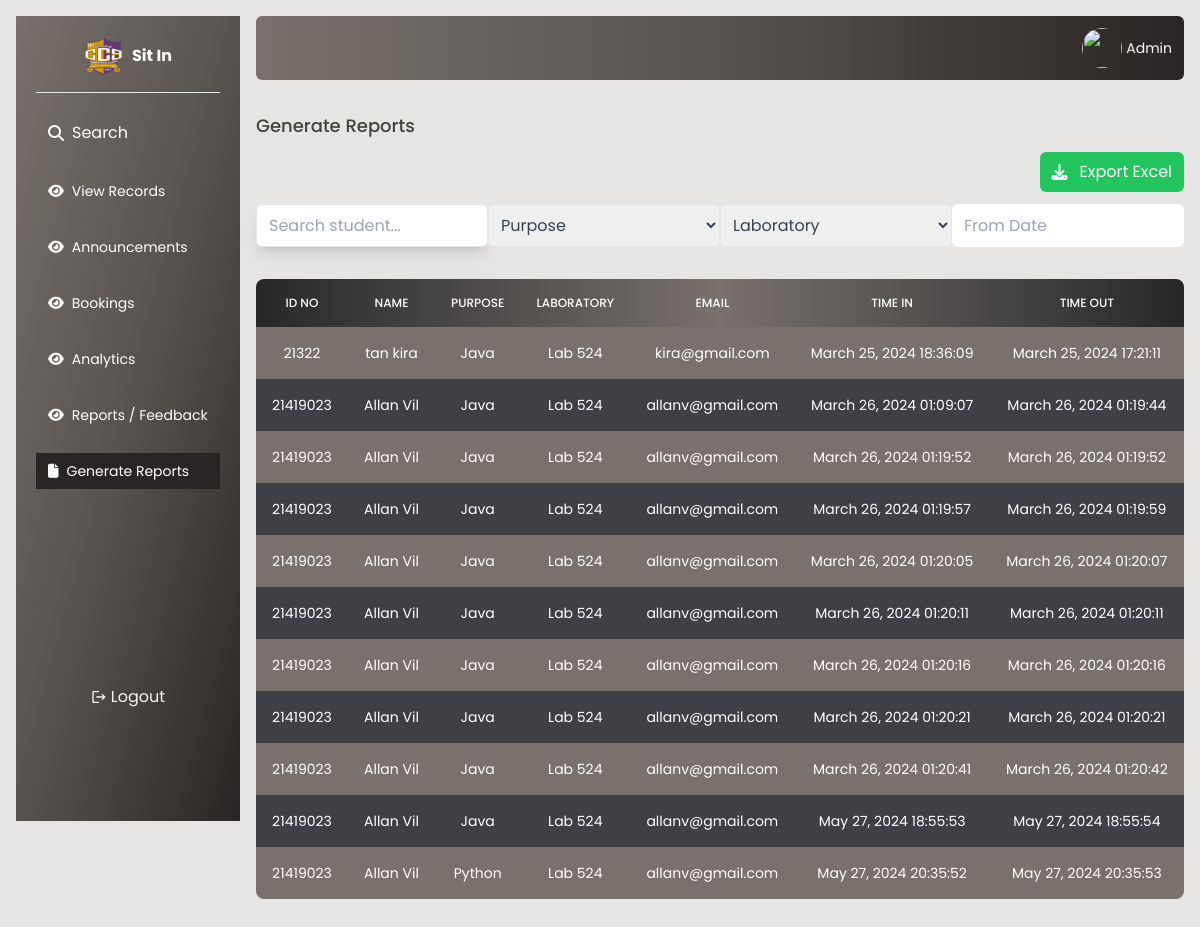
/admin/generate.php (signed in), run on an earlier commit of the app's database.
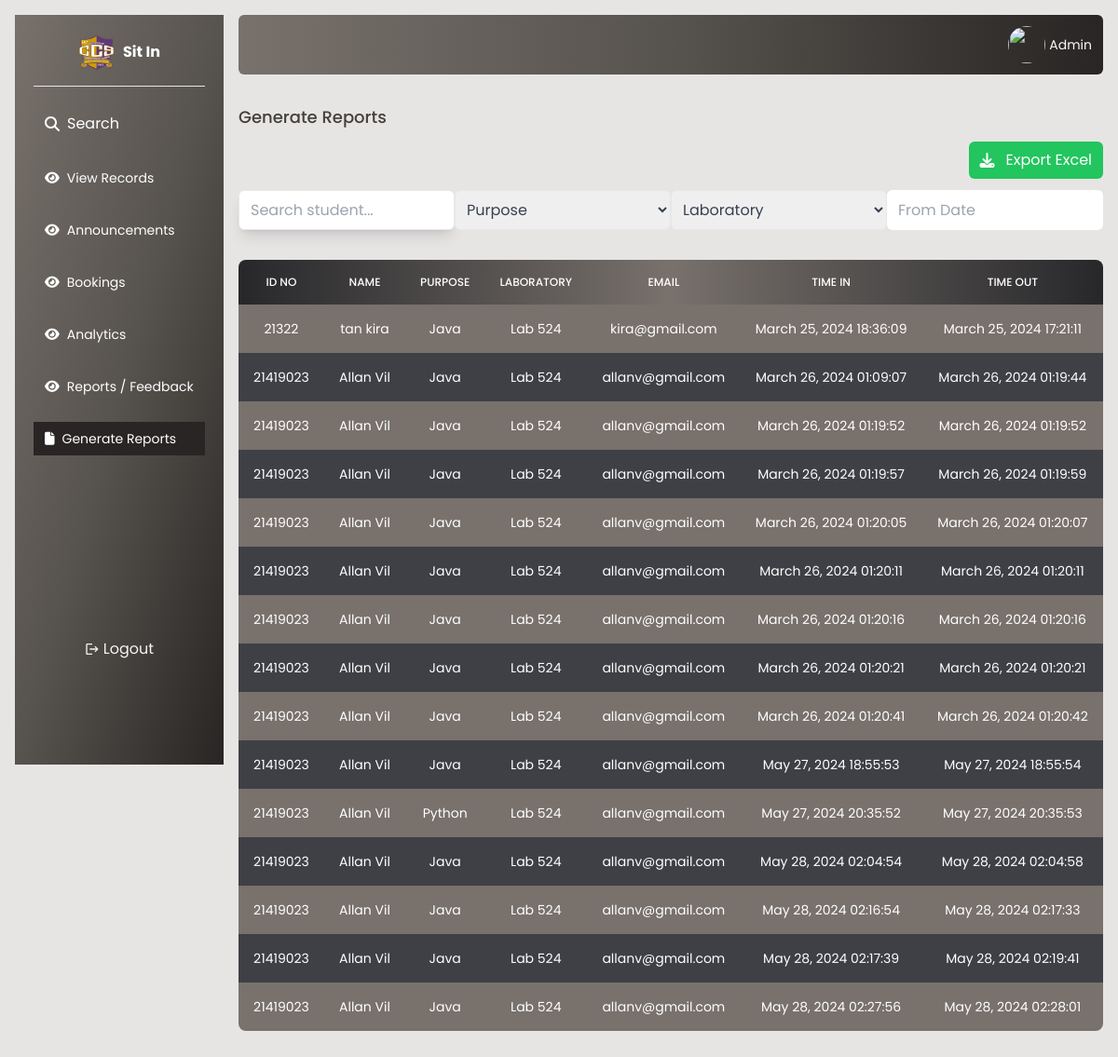
And on a later commit of the database.
### tables this page shows
CREATE TABLE `sessions` (
  `session_id` int(11) NOT NULL,
  `student_id` int(11) NOT NULL,
  `laboratory` varchar(254) NOT NULL,
  `purpose` varchar(254) NOT NULL,
  `time_in` datetime DEFAULT current_timestamp(),
  `time_out` datetime DEFAULT NULL
);

CREATE TABLE `student` (
  `id` int(11) NOT NULL,
  `email` varchar(250) NOT NULL,
  `password` varchar(250) NOT NULL,
  `firstname` varchar(150) NOT NULL,
  `lastname` varchar(150) NOT NULL,
  `middlename` varchar(150) NOT NULL,
  `age` int(150) NOT NULL,
  `gender` varchar(150) NOT NULL,
  `address` varchar(150) NOT NULL,
  `phone` int(150) NOT NULL,
  `idno` int(150) NOT NULL,
  `sessions` int(11) NOT NULL DEFAULT 30
);

### admin/generate.php (the view, shortened to what this page needs)
<?php
$page="Generate Reports";
require './db.php';
$students = [];
$query = "SELECT * FROM sessions INNER JOIN student ON student.id = sessions.student_id WHERE time_out IS NOT NULL ORDER BY time_out asc";
$result = $connection->query($query);
if ($result->num_rows > 0) {
    while($row = $result->fetch_assoc()) {
        $students[] = $row;
    }
}
?>
<!DOCTYPE html>
<html lang="en">
<head>
     <link rel="stylesheet" href="../style.css">
    <script src="https://cdn.tailwindcss.com"></script>
    <link rel="stylesheet" href="https://cdnjs.cloudflare.com/ajax/libs/font-awesome/6.5.1/css/all.min.css"
 />
    <link rel="stylesheet" href="https://cdn.jsdelivr.net/npm/flatpickr/dist/flatpickr.min.css">
</head>
<body class="bg-stone-200">
    <?php require './sidebar.php';?>
    <main class="flex-1 lg:ml-64  lg:mt-4 mr-4">
       <div class="flex flex-col gap-8  rounded-md">
        <div class="flex justify-end w-full bg-gradient-to-r from-stone-500 via-stone-600 to-stone-800 p-3 rounded-md">
            <div class="flex gap-1 items-center">
                <img src="https://innap.dexignzone.com/xhtml/images/profile/pic1.jpg" class="rounded-full w-10 h-10"/>
                <span class="text-sm text-stone-50">Admin</span>
            </div>
        </div>
        <div class="">
            <h1 class="font-medium text-lg text-stone-700">Generate Reports</h1>
              <div class="mt-3 flex justify-end ">
                <div class="bg-green-500 text-white px-3 p-2 rounded-md flex items-center gap-3">
                    <i class="fa-solid fa-download"></i>
                    <button id="generate" class="">Export Excel</button>
                </div>
            </div>
            <div class="grid grid-cols-4 mt-3">
                <div  class="flex  rounded-md">
                <div class="items-center flex justify-start w-full shadow-lg border  rounded-md bg-white">
                    <input id="search" name="search" class="px-3 p-1 outline-none  bg-transparent " tpye="text" value="" placeholder="Search student..."/>
                </div>
            </div>
              <select name="status" id="purpose" class="flex-1 text-gray-700 border p-2 rounded-md">
                                  <option value="Lab 524" selected disabled hidden>Purpose</option>
              </select>
               <select name="laboratory" id="laboratory" class="flex-1 text-gray-700 border p-2 rounded-md">
                        <option value="Lab 524" selected disabled hidden>Laboratory</option>
              </select>
              <input type="text" id="datetimepicker" placeholder="From Date" class="outline-none px-3 rounded-md form-input w-full">
            </div>
        </div>
             <table id="oktable" class=" mb-10 w-full text-sm text-left rtl:text-right text-white rounded-lg overflow-hidden">
                <thead class="text-xs bg-gradient-to-r from-zinc-800 via-stone-500 to-zinc-800 uppercase rounded-md">
                    <tr>
                        <th class="border px-4 py-4 font-medium border-none text-center font-bold">ID NO
                        </th>
                        <th class="border px-4 py-4 font-medium border-none  text-center">NAME</th>
                        <th class="border px-4 py-4 font-medium border-none  text-center">PURPOSE</th>
                        <th class="border px-4 py-4 font-medium border-none  text-center">LABORATORY</th>
                        <th class="border px-4 py-4 font-medium border-none  text-center">EMAIL</th>
                        <th class="border px-4 py-4 font-medium border-none  text-center">TIME IN</th>
                        <th class="border px-4 py-4 font-medium border-none  text-center">TIME OUT</th>
                    </tr>
                </thead>
                <tbody id="tbody" class="relative">
                <?php
            foreach ($students as $student) {
                   echo '<tr class="odd:bg-stone-500 bg-zinc-700">
                                <td class="border px-4 py-4 border-none text-center text-xs md:text-sm text-white">'.$student['idno'].'</td>
                                <td class="border px-4 py-4 border-none text-center text-xs md:text-sm text-white">'.$student['firstname'].' '.$student['lastname'].'</td>
                                <td class="border px-4 py-4 border-none text-center text-xs md:text-sm text-white">'.$student['purpose'].'</td>
                                <td class="border px-4 py-4 border-none text-center text-xs md:text-sm text-white">'.$student['laboratory'].'</td>
                                <td class="border px-4 py-4 border-none text-center text-xs md:text-sm text-white">'.$student['email'].'</td>
                                <td class="border px-4 py-4 border-none text-center text-xs md:text-sm text-white">'.date('F j, Y H:i:s', strtotime($student['time_in'])).'</td>
                                <td class="border px-4 py-4 border-none text-center text-xs md:text-sm text-white">'.date('F j, Y H:i:s', strtotime($student['time_out'])).'</td></tr>
                                ';
                }
            ?>
                </tbody>
            </table>
        </div>
    </main>
</body>
</html>

### admin/sidebar.php (shortened to what this page needs)
<aside id="sidebar"
    class="left-[-1000px] lg:left-0 h-[805px] pb-36 duration-300 transition-all  w-56 bg-gradient-to-br from-stone-500 via-stone-600 to-stone-800 p-5 rounded-xs  lg:m-4 text-gray-100 fixed top-0 left-0 bottom-0   flex-col justify-between">
    <div class="h-full text-white  ">
        <section id="widget_1" class="border-b border-gray-200 pb-4 flex items-center gap-2 justify-center ">
            <img src="../images/ccs_logo.png" class="w-10 h-10" />
            <h1 class="text-center font-bold">Sit In</h1>
        </section>
        <section id="widget_2" class="mt-5 flex flex-col gap-5">
            <div class="flex gap-2 items-center <?php echo($page == 'Search' ? 'bg-stone-800' : '' ) ?>  cursor-pointer text-white rounded-xs px-3 p-2">
                <i class="fa-solid fa-magnifying-glass"></i>
                <a href="./" class="w-full">Search</a>
            </div>
        </section>
         <section id="widget_2" class="mt-5 flex flex-col gap-5">
            <div class="flex gap-2 items-center <?php echo($page == 'View Records' ? 'bg-stone-800' : '' ) ?> text-sm   cursor-pointer text-white rounded-xs px-3 p-2">
            <i class="fa-solid fa-eye"></i>
            <a href="./records.php" class="w-full">View Records</a>
            </div>
        </section>
          <section id="widget_2" class="mt-5 flex flex-col gap-5">
            <div class="flex gap-2 items-center <?php echo($page == 'Announcements' ? 'bg-stone-800' : '' ) ?> text-sm   cursor-pointer text-white rounded-xs px-3 p-2">
            <i class="fa-solid fa-eye"></i>
            <a href="./announcement.php" class="w-full">Announcements</a>
            </div>
        </section>
          <section id="widget_2" class="mt-5 flex flex-col gap-5">
            <div class="flex gap-2 items-center <?php echo($page == 'Bookings' ? 'bg-stone-800' : '' ) ?> text-sm   cursor-pointer text-white rounded-xs px-3 p-2">
            <i class="fa-solid fa-eye"></i>
            <a href="./bookings.php" class="w-full">Bookings</a>
            </div>
        </section>  <section id="widget_2" class="mt-5 flex flex-col gap-5">
            <div class="flex gap-2 items-center <?php echo($page == 'Analytics' ? 'bg-stone-800' : '' ) ?> text-sm   cursor-pointer text-white rounded-xs px-3 p-2">
            <i class="fa-solid fa-eye"></i>
            <a href="./analytics.php" class="w-full">Analytics</a>
            </div>
        </section>
         <section id="widget_2" class="mt-5 flex flex-col gap-5">
            <div class="flex gap-2 items-center <?php echo($page == 'Reports' ? 'bg-stone-800' : '' ) ?> text-sm   cursor-pointer text-white rounded-xs px-3 p-2">
            <i class="fa-solid fa-eye"></i>
            <a href="./reports.php" class="w-full">Reports / Feedback</a>
            </div>
        </section>
        <section id="widget_2" class="mt-5 flex flex-col gap-5">
            <div class="flex gap-2 items-center <?php echo($page == 'Generate Reports' ? 'bg-stone-800' : '' ) ?> text-sm cursor-pointer text-white rounded-xs px-3 p-2">
           <i class="fa-solid fa-file"></i>
            <a href="./generate.php" class="w-full">Generate Reports</a>
            </div>
        </section>
    </div>
    <div class=" hover:bg-slate-900 p-2 rounded-lg duration-200 transition-colors ">
        <div class="flex gap-1 justify-center items-center w-full">
            <svg xmlns="http://www.w3.org/2000/svg" width="1em" height="1em" viewBox="0 0 24 24">
                <path fill="currentColor"
                    d="m17 7l-1.41 1.41L18.17 11H8v2h10.17l-2.58 2.58L17 17l5-5M4 5h8V3H4c-1.1 0-2 .9-2 2v14c0 1.1.9 2 2 2h8v-2H4z" />
            </svg>
            <a href="../logout.php" class=" text-center">Logout</a>
        </div>
    </div>
</aside>

### style.css (style rules this page uses)
* { margin: 0; padding: 0; box-sizing: border-box; font-family: "Poppins", sans-serif; }

What changed in the data, as far as the page shows it:
added sessions: student.idno "21419023", student.firstname "Allan", student.lastname "Vil", purpose "Java", laboratory "Lab 524", student.email "allanv@gmail.com", time_in "May 28, 2024 02:04:54", time_out "May 28, 2024 02:04:58"
added sessions: student.idno "21419023", student.firstname "Allan", student.lastname "Vil", purpose "Java", laboratory "Lab 524", student.email "allanv@gmail.com", time_in "May 28, 2024 02:16:54", time_out "May 28, 2024 02:17:33"
added sessions: student.idno "21419023", student.firstname "Allan", student.lastname "Vil", purpose "Java", laboratory "Lab 524", student.email "allanv@gmail.com", time_in "May 28, 2024 02:17:39", time_out "May 28, 2024 02:19:41"
added sessions: student.idno "21419023", student.firstname "Allan", student.lastname "Vil", purpose "Java", laboratory "Lab 524", student.email "allanv@gmail.com", time_in "May 28, 2024 02:27:56", time_out "May 28, 2024 02:28:01"
